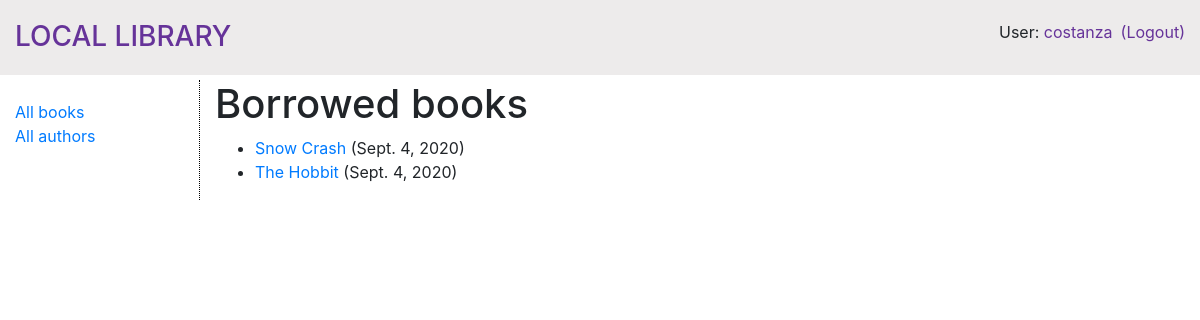
Screenshot of /catalog/mybooks/ (signed in) with the database file from the repository.
### catalog/models.py (models this page shows, shortened)
class BookInstance(models.Model):
    id = models.UUIDField(primary_key=True, default=uuid.uuid4, help_text='Unique ID for this particular book across whole library')
    book = models.ForeignKey('Book', on_delete=models.SET_NULL, null=True)
    imprint = models.CharField(max_length=200)
    due_back = models.DateField(null=True, blank=True)
    borrower = models.ForeignKey(User, on_delete=models.SET_NULL, null=True, blank=True)
    @property
    def is_overdue(self):
        if self.due_back and date.today() > self.due_back:
            return True
        return False
    LOAN_STATUS = (
        ('m', 'Maintenance'),
        ('o', 'On loan'),
        ('a', 'Available'),
        ('r', 'Reserved'),
    )
    status = models.CharField(
        max_length=1,
        choices=LOAN_STATUS,
        blank=True,
        default='m',
        help_text='Book availability',
    )
    class Meta:
        ordering = ['due_back']
        permissions = (("can_mark_returned", "Set book as returned"),)

class Book(models.Model):
    title = models.CharField(max_length=200)
    author = models.ForeignKey('Author', on_delete=models.SET_NULL, null=True)
    summary = models.TextField(max_length=1000, help_text='Enter a brief description of the book')
    isbn = models.CharField('ISBN', max_length=13, help_text='13 Character <a href="https://www.isbn-international.org/content/what-isbn">ISBN number</a>')
    genre = models.ManyToManyField(Genre, help_text='Select a genre for this book')
    language = models.ForeignKey(Language, on_delete=models.SET_NULL, null=True)
    class Meta():
        ordering = ['title']
    def display_genre(self):
        """Create a string for the Genre. This is required to display genre in Admin."""
        return ', '.join(genre.name for genre in self.genre.all()[:3])
    display_genre.short_description = 'Genre'
    '''
    def display_language(self):
        """Create a string for the Language. This is required to display language in Admin."""
        return self.language.name

    display_language.short_description = 'Language'
    '''

### catalog/views.py (the view)
# urls.py: path('mybooks/', views.LoanedBooksByUserListView.as_view(), name='my-borrowed'),
class LoanedBooksByUserListView(LoginRequiredMixin,generic.ListView):
    model = BookInstance
    template_name ='catalog/bookinstance_list_borrowed_user.html'
    paginate_by = 10
    def get_queryset(self):
        return BookInstance.objects.filter(borrower=self.request.user).filter(status__exact='o').order_by('due_back')

### catalog/templates/catalog/bookinstance_list_borrowed_user.html
{% extends "base_generic.html" %}
{% block content %}
    <h1>Borrowed books</h1>
    {% if bookinstance_list %}
    <ul>
      {% for bookinst in bookinstance_list %}
      <li class="{% if bookinst.is_overdue %}text-danger{% endif %}">
        <a href="{% url 'book-detail' bookinst.book.pk %}">{{bookinst.book.title}}</a> ({{ bookinst.due_back }}){% if bookinst.is_overdue %} Overdue!{% endif %}
      </li>
      {% endfor %}
    </ul>
    {% else %}
      <p>There are no books borrowed.</p>
    {% endif %}
{% endblock %}

### catalog/templates/base_generic.html (shortened to what this page needs)
<!DOCTYPE html>
<html lang="en">
<head>
  <link rel="stylesheet" href="https://stackpath.bootstrapcdn.com/bootstrap/4.1.3/css/bootstrap.min.css">
  {% load static %}
  <link rel="stylesheet" href="{% static 'css/styles.css' %}">
</head>
<body>
  <header class="container-fluid" id="title-bar">
    <ul class='nav'>
    <li class='nav-item mr-auto'><a href="{% url 'index' %}"><h3 class="d-inline-block">LOCAL LIBRARY</h3></a></li>
    {% if user.is_authenticated %}
    <li class='nav-item'>User: <a href="{% url 'my-borrowed' %}">{{ user.get_username }}</a></li>
    <li class='nav-item pl-2'><a href="{% url 'logout'%}?next={{request.path}}">(Logout)</a></li>
    {% else %}
    <li class='nav-item'><a href="{% url 'login'%}?next={{request.path}}">Login</a></li>
    {% endif %}
  </ul>
  </header>
  <div class="container-fluid">
    <div class="row">
      <div class="col-sm-2" id="sidebar-container">
        {% block sidebar %}
        <ul class="sidebar-nav">
          <li><a href="{% url 'books' %}">All books</a></li>
          <li><a href="{% url 'authors' %}">All authors</a></li>
        </ul>
        {% endblock %}
      </div>
      <div class="col-sm-10 ">
        {% block content %}{% endblock %}
      </div>
    </div>
  </div>
</body>
</html>

### catalog/static/css/styles.css (style rules this page uses)
.sidebar-nav { margin-top: 20px; padding: 0; list-style: none; }
#sidebar-container { border-right: 1px dotted black; }
#title-bar { padding-top: 20px; margin-bottom: 5px; height: 75px; position: relative; background-color: #edebeb; }
#title-bar a { color: rebeccapurple; }

### rows the page displays
BookInstance: book "Snow Crash", due_back "Sept. 4, 2020"
BookInstance: book "The Hobbit", due_back "Sept. 4, 2020"

### other values shown
{{ user.get_username }} "costanza"
